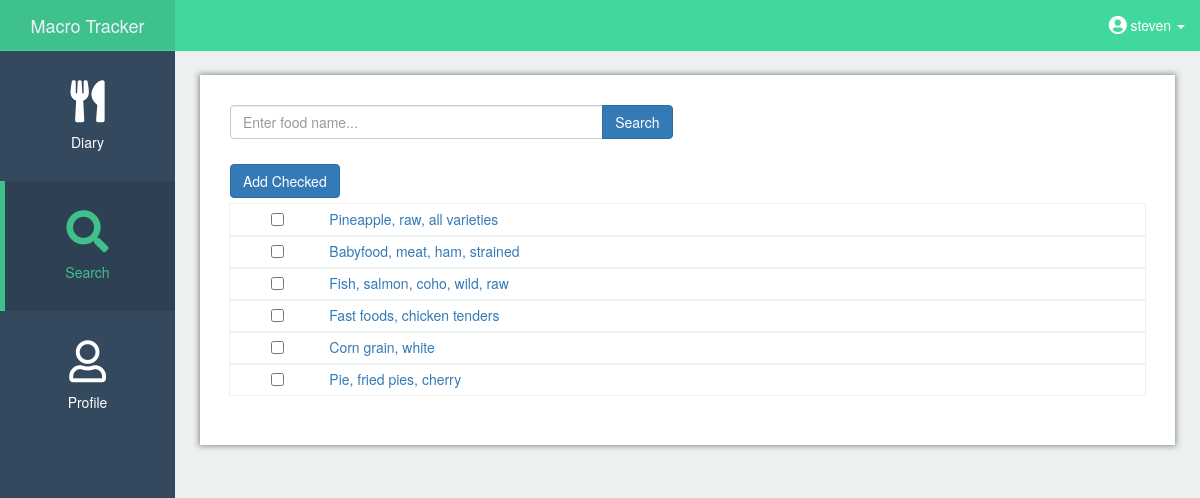
Page /search/July 18, 2018/Dinner (signed in) on the committed database.
### app/models.py (models this page shows, shortened)
class User(UserMixin, db.Model):
    id = db.Column(db.Integer, primary_key=True)
    username = db.Column(db.String(64), index=True, unique=True)
    email = db.Column(db.String(120), index=True, unique=True)
    password_hash = db.Column(db.String(128))
    calories_goal = db.Column(db.Integer(), default=2000)
    carb_goal = db.Column(db.Numeric(), default=.55)
    fat_goal = db.Column(db.Numeric(), default=.25)
    protein_goal = db.Column(db.Numeric(), default=.2)
    carbs_grams = db.Column(db.Integer(), default=275)
    fat_grams = db.Column(db.Integer(), default=55)
    protein_grams = db.Column(db.Integer(), default=100)
    food = db.relationship('Food', backref='user', lazy='dynamic')

class Food(db.Model):
    id = db.Column(db.Integer, primary_key=True)
    food_name = db.Column(db.String(140))
    kcal = db.Column(db.Numeric(10, 0))
    protein = db.Column(db.Numeric(10, 0))
    fat = db.Column(db.Numeric(10, 0))
    carbs = db.Column(db.Numeric(10, 0))
    meal = db.Column(db.String(64))
    ndbno = db.Column(db.String(64))
    unit = db.Column(db.String(64))
    count = db.Column(db.Numeric(10, 2))
    date = db.Column(db.String(64), index=True,
                     default=datetime.utcnow().strftime('%B %d, %Y'))
    user_id = db.Column(db.Integer, db.ForeignKey('user.id'))

### app/routes.py (the view, shortened to what this page needs)
@app.route('/search', methods=['GET', 'POST'])
@app.route('/search/<string:date>/<string:meal>', methods=['GET', 'POST'])
@login_required
def search(date=None, meal=None):
    form = SearchForm()
    if request.method == 'GET':
        food_list_clean = []
        recent_list = True
        recent_foods = Food.query.filter_by(user_id=current_user.get_id()).order_by(
            desc(Food.id)).group_by(Food.food_name)
        for food in recent_foods:
            food_list_clean.append((food.food_name, food.ndbno, food.id))
        return render_template('search.html', form=form, food_list_clean=food_list_clean,
                               recent_list=recent_list, date=date, meal=meal)

### app/forms.py
class SearchForm(FlaskForm):
    search = StringField('Search', validators=[DataRequired()])

### app/models.py (called while the page is built)
@login.user_loader
def load_user(id):
    return User.query.get(int(id))

### app/templates/search.html (shortened to what this page needs)
{% extends 'base.html' %} {% block app_content %}{% block styles %} {{super()}}
<link rel="stylesheet" href="{{url_for('.static', filename='search.css')}}">{% endblock %}
<div id="page-wrapper">
	<div class="container-fluid main-content-fluid">
		<div class="row">
			<form method='post'>
				<div class="col-sm-6 col-xs-12">
					<div class="input-group">
						{{ form.search(class="form-control", placeholder="Enter food name...") }}
						<span class="input-group-btn">
							<button type="submit" class="btn btn-primary mb-2" name="action" value="search">Search</button>
						</span>
					</div>
				</div>
			</form>
		</div>
		<form action="" method=POST>
			<table class="table table-condensed table-custom">
				{% if recent_list == True %}
				<tr>
					<th colspan="2">
						<div class="form-inline">
							<button type="submit" class="btn btn-primary" name="action" value="multiadd">Add Checked</button>
						</div>
					</th>
				</tr>
				{% endif %} {% for food_name in food_list_clean %}
				{% if food_name[0] != 'Quick Add' %}
				<tr class="content-rows">
					{% if recent_list == True %}
					<td class="text-center">
						<input type="checkbox" name="selected" value="{{ food_name[2] }}">
					</td>
					{% endif %}
					<td>
						<a href="{{ url_for('get_nutrition', ndbno = food_name[1], meal=meal, date=date) }}">{{ food_name[0] }}</a>
					</td>
				</tr>
				{% endif %}
				{% endfor %}
			</table>
		</form>
	</div>
</div>
</div>
{% endblock %}

### app/templates/base.html (shortened to what this page needs)
{% extends 'bootstrap/base.html' %} {% block title %} Steven's Macro Counter App {% endblock %} {% block navbar %} {% block
styles %} {{super()}}
<link rel="stylesheet" href="{{url_for('.static', filename='navbar_style_custom.css')}}">
<link rel="stylesheet" href="{{url_for('.static', filename='global.css')}}">
<link href="https://use.fontawesome.com/releases/v5.0.11/css/all.css" rel="stylesheet"> {% endblock %}
<div id="wrapper">
	<nav class="navbar navbar-default navbar-fixed-top">
		<div class="navbar-header">
			<a class="navbar-brand text-center" href="{{ url_for('home') }}">Macro Tracker</a>
		</div>
		<ul class="nav navbar-right top-nav hidden-xs">
			{% if current_user.is_anonymous %}
			<li>
				<a href="{{ url_for('login') }}">Login</a>
			</li>
			{% else %}
			<li class="dropdown">
				<a href="#" class="dropdown-toggle" data-toggle="dropdown">
					<span>
						<i class="fas fa-user-circle fa-lg"></i>
					</span>
					<span> {{ current_user.username }}</span>
					<b class="caret"></b>
				</a>
			</li>
			{% endif %}
		</ul>
		<div class="collapse navbar-collapse navbar-ex1-collapse">
			<ul class="nav navbar-nav side-nav">
				{% if current_user.is_anonymous %}
				<li {% if 'login' in request.path %}class="active" {% endif %} class="hidden-sm hidden-md hidden-lg">
					<a href="{{ url_for('login')}}">
						<div class="outer">
							<div class="middle">
								<div class="inner">
									<i class="navbar-icons fas fa-sign-in-alt fa-3x"></i>
									<br/>Log In
								</div>
							</div>
						</div>
					</a>
				</li>
				{% else %}
				<li {% if 'diary' in request.path %}class="active" {% endif %}>
					<a href="{{ url_for('diary')}}">
						<div class="outer">
							<div class="middle">
								<div class="inner">
									<i class="navbar-icons fas fa-utensils fa-3x"></i>
									<br/>Diary
								</div>
							</div>
						</div>
					</a>
				</li>
				<li {% if 'search' in request.path %}class="active" {% endif %}>
					<a href="{{ url_for('search') }}">
						<div class="outer">
							<div class="middle">
								<div class="inner">
									<i class="navbar-icons fas fa-search fa-3x"></i>
									<br/>Search
								</div>
							</div>
						</div>
					</a>
				</li>
				<li {% if 'profile' in request.path %}class="active" {% endif %}>
					<a href="{{ url_for('profile') }}">
						<div class="outer">
							<div class="middle">
								<div class="inner">
									<i class="navbar-icons far fa-user fa-3x"></i>
									<br />Profile
								</div>
							</div>
						</div>
					</a>
				</li>
				{% endif %}
			</ul>
		</div>
	</nav>
	{% endblock %} {% block content %}   {% block app_content
	%}{% endblock %} {% endblock %}

### app/static/navbar_style_custom.css (style rules this page uses)
body { margin-top: 50px; background-color: #ECF0F1; }
@media (min-width:767px) { body { margin-top: 50px; } }
@media (min-width:767px) { .navbar-default .navbar-brand { width: 175px; background-color: #3FC18B; color: white; } }
.navbar-icons { margin-bottom: 10px; }
.navbar-default { background-color: #41D89E; border-color: #41D89E; }
.navbar-default .navbar-nav > li > a { color: white; }
.navbar-default .navbar-nav > .active > a, .navbar-default .navbar-nav > .active > a:hover, .navbar-default .navbar-nav > .active > a:focus { color: #3FC18B; background-color: #2E4154; }
@media (min-width:767px) { .navbar-default .navbar-nav > .active > a, .navbar-default .navbar-nav > .active > a:hover, .navbar-default .navbar-nav > .active > a:focus { -webkit-box-shadow: inset 5px 0px 0px 0px #3FC18B; box-shadow: inset 5px 0px 0px 0px #3FC18B; } }
#wrapper { padding-left: 0; }
#page-wrapper { width: 100%; padding: 0; background-color: #ECF0F1; }
@media (min-width:767px) { #wrapper { padding-left: 175px; } }
@media (min-width:767px) { #page-wrapper { padding: 10px; } }
.top-nav { padding: 0 15px; }
.top-nav>li { display: inline-block; float: left; }
.top-nav>li>a { padding-top: 15px; padding-bottom: 15px; line-height: 20px; color: white; }
@media (min-width:767px) { .side-nav { position: fixed; top: 51px; left: 175px; width: 175px; margin-left: -175px; border: none; border-radius: 0; overflow-y: auto; background-color: #34495E; height: 100%; } }
@media (min-width:767px) { .side-nav>li>a { width: 175px; height: 130px; margin: 0px; padding: 0px; text-align: center; vertical-align: middle; } }
@media (min-width:767px) { .outer { display: table; position: absolute; height: 100%; width: 100%; } }
@media (min-width:767px) { .middle { display: table-cell; vertical-align: middle; } }
@media (min-width:767px) { .inner { margin-left: auto; margin-right: auto; width: 100%; } }

### app/static/global.css (style rules this page uses)
.main-content-fluid { background-color: white; box-shadow: 0px 0px 6px 1px #888888; }
@media (min-width:767px) { .main-content-fluid { padding: 30px; } }
@media (min-width: 767px) { #page-wrapper { padding: 25px; } }
.main-content-fluid { max-width: 1400px; }

### app/static/search.css (style rules this page uses)
.table-custom tr th { border: none !important; padding-left: 0px !important; }
.table-custom .content-rows { outline: thin solid; outline-color: #ECF0F1; }

### rows in the picture
User: username "steven"
Food: food_name "Pineapple, raw, all varieties"
Food: food_name "Babyfood, meat, ham, strained"
Food: food_name "Fish, salmon, coho, wild, raw"
Food: food_name "Fast foods, chicken tenders"
Food: food_name "Corn grain, white"
Food: food_name "Pie, fried pies, cherry"
